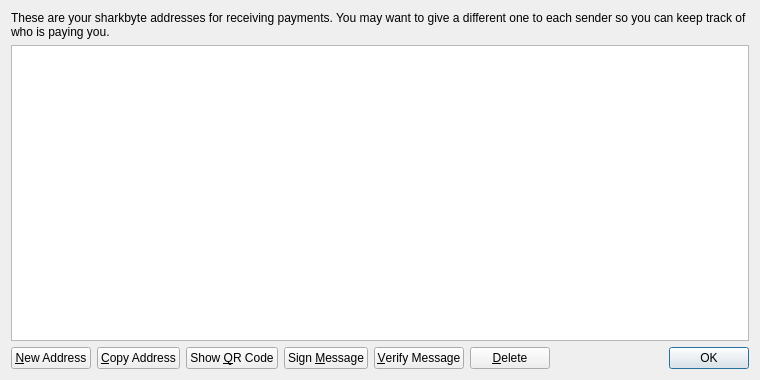
<?xml version="1.0" encoding="UTF-8"?>
<ui version="4.0">
 <class>AddressBookPage</class>
 <widget class="QWidget" name="AddressBookPage">
  <property name="geometry">
   <rect>
    <x>0</x>
    <y>0</y>
    <width>760</width>
    <height>380</height>
   </rect>
  </property>
  <property name="windowTitle">
   <string>Address Book</string>
  </property>
  <layout class="QVBoxLayout" name="verticalLayout">
   <item>
    <widget class="QLabel" name="labelExplanation">
     <property name="text">
      <string>These are your sharkbyte addresses for receiving payments. You may want to give a different one to each sender so you can keep track of who is paying you.</string>
     </property>
     <property name="textFormat">
      <enum>Qt::PlainText</enum>
     </property>
     <property name="wordWrap">
      <bool>true</bool>
     </property>
    </widget>
   </item>
   <item>
    <widget class="QTableView" name="tableView">
     <property name="contextMenuPolicy">
      <enum>Qt::CustomContextMenu</enum>
     </property>
     <property name="toolTip">
      <string>Double-click to edit address or label</string>
     </property>
     <property name="tabKeyNavigation">
      <bool>false</bool>
     </property>
     <property name="selectionMode">
      <enum>QAbstractItemView::SingleSelection</enum>
     </property>
     <property name="selectionBehavior">
      <enum>QAbstractItemView::SelectRows</enum>
     </property>
     <property name="sortingEnabled">
      <bool>true</bool>
     </property>
     <attribute name="verticalHeaderVisible">
      <bool>false</bool>
     </attribute>
    </widget>
   </item>
   <item>
    <layout class="QHBoxLayout" name="horizontalLayout">
     <item>
      <widget class="QPushButton" name="newAddressButton">
       <property name="toolTip">
        <string>Create a new address</string>
       </property>
       <property name="text">
        <string>&amp;New Address</string>
       </property>
      </widget>
     </item>
     <item>
      <widget class="QPushButton" name="copyToClipboard">
       <property name="toolTip">
        <string>Copy the currently selected address to the system clipboard</string>
       </property>
       <property name="text">
        <string>&amp;Copy Address</string>
       </property>
      </widget>
     </item>
     <item>
      <widget class="QPushButton" name="showQRCode">
       <property name="text">
        <string>Show &amp;QR Code</string>
       </property>
      </widget>
     </item>
     <item>
      <widget class="QPushButton" name="signMessage">
       <property name="toolTip">
        <string>Sign a message to prove you own a sharkbyte address</string>
       </property>
       <property name="text">
        <string>Sign &amp;Message</string>
       </property>
      </widget>
     </item>
     <item>
      <widget class="QPushButton" name="verifyMessage">
       <property name="toolTip">
        <string>Verify a message to ensure it was signed with a specified sharkbyte address</string>
       </property>
       <property name="text">
        <string>&amp;Verify Message</string>
       </property>
      </widget>
     </item>
     <item>
      <widget class="QPushButton" name="deleteButton">
       <property name="toolTip">
        <string>Delete the currently selected address from the list</string>
       </property>
       <property name="text">
        <string>&amp;Delete</string>
       </property>
      </widget>
     </item>
     <item>
      <spacer name="horizontalSpacer">
       <property name="orientation">
        <enum>Qt::Horizontal</enum>
       </property>
       <property name="sizeHint" stdset="0">
        <size>
         <width>40</width>
         <height>20</height>
        </size>
       </property>
      </spacer>
     </item>
     <item>
      <widget class="QDialogButtonBox" name="buttonBox">
       <property name="sizePolicy">
        <sizepolicy hsizetype="Maximum" vsizetype="Fixed">
         <horstretch>0</horstretch>
         <verstretch>0</verstretch>
        </sizepolicy>
       </property>
       <property name="standardButtons">
        <set>QDialogButtonBox::Ok</set>
       </property>
      </widget>
     </item>
    </layout>
   </item>
  </layout>
 </widget>
 <resources>
  <include location="../bitcoin.qrc"/>
 </resources>
 <connections/>
</ui>
